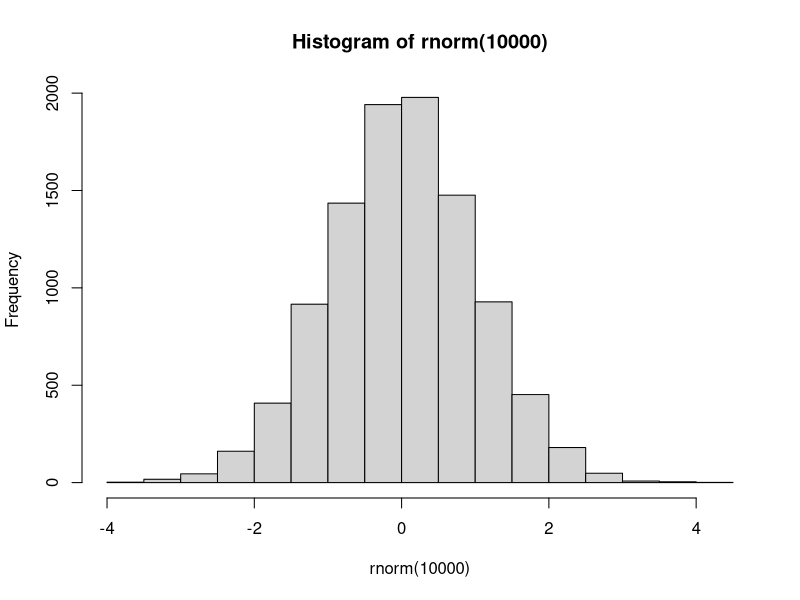

R code for this plot:
## ---- chunk 1
data(mtcars)
mtcars
## ---- chunk 2
2 + 2 # add numbers
## ---- chunk 3
2 * pi # multiply by constants
## ---- chunk 4
4 + runif(1, min = 0, max = 1) # add a random variable
## ---- chunk 5
5^5 # powers
## ---- chunk 6
sqrt(4^4) # functions, like square root
## ---- chunk 7
2/2
## ---- chunk 8
2 * 2
## ---- chunk 9
2^2
## ---- chunk 10
2 == 2
## ---- chunk 11
23%/%2
## ---- chunk 12
23%%2
## ---- chunk 13
foo <- 3
foo
## ---- chunk 14
numrange <- 1:10
numrange
## ---- chunk 15
# Comments in R are denoted by the hash symbol. These are things we want to prevent R from executing. 

# Often comments are used for explaining what parts of code are doing, or might be used during troubleshooting to turn off and on parts of the code. 
## ---- chunk 16
rnorm(100)
## ---- chunk 17
hist(rnorm(10000))
## ---- chunk 18
x <- 5
x
## ---- chunk 19
z <- 3
z
## ---- chunk 20
B <- c(3,4)
print(B)
## ---- chunk 21
summary(mtcars[, 3:5]) # summary look at a df object
## ---- chunk 22
summary(mtcars$mpg)
## ---- chunk 23
length(unique(mtcars$mpg))
## ---- chunk 24
uniqgear <- length(unique(mtcars$gear))
uniqgear
## ---- chunk 25
big <- c(9, 12, 15, 25)
small <- c(9, 3, 4, 2)

# Returns a vector of logical values
big > small
## ---- chunk 26
big == small

# Warning: don't do this -- it reassigns big to small
# big = small
## ---- chunk 27
# Returns values where the logical operator is true
big[big > small]
## ---- chunk 28
# Returns whether each value to the left can be matched with
# the one on the right.
big[small %in% big]
## ---- chunk 29
bar <- c("a", NA, 4, 9, 8.7)

# The ! operator negates a logical value. Here, we can look for
# the non-NA value in the vector.
!is.na(bar)
## ---- chunk 30
# We can ask R what kind of class a vector is.
# What does this return? Why do you think it returns what it does?
class(bar)
## ---- chunk 31
f <- bar[!is.na(bar)]
f
## ---- chunk 32
class(f)
## ---- chunk 33
zap <- c(1, 4, 8, 2, 9, 11)
zap[zap > 2 | zap < 8]
## ---- chunk 34
zap[zap > 2 & zap < 8]
## ---- chunk 35
is.numeric(B)
## ---- chunk 36
class(B)
## ---- chunk 37
print(B)
## ---- chunk 38
g <- c("one", "two", "three")
print(g)
## ---- chunk 39
is.numeric(g)
## ---- chunk 40
class(g)
## ---- chunk 41
logicals <- c(TRUE, TRUE, TRUE, FALSE, FALSE, TRUE)
is.numeric(logicals)
## ---- chunk 42
is.character(logicals)
## ---- chunk 43
is.logical(logicals)
## ---- chunk 44
myfactor <- factor(c("basic", "proficient", "advanced", "minimal"))
class(myfactor)
## ---- chunk 45
# What order are factors in?
myfactor 
## ---- chunk 46
myfactor_ordered <- ordered(myfactor, levels = c("minimal", "basic", "proficient", "advanced"))
myfactor_ordered
## ---- chunk 47
summary(myfactor_ordered)
## ---- chunk 48
class(myfactor_ordered)
## ---- chunk 49
unclass(myfactor_ordered)
## ---- chunk 50
unfactored <- unclass(myfactor_ordered)

# The output here is incorrect: minimal assigned a 2 and basic a 3, but why? 
unfactored
## ---- chunk 51
unfactor <- function(x) {
  x <- as.character(x)
  x
}

unfactor(myfactor_ordered)
## ---- chunk 52
mydate <- as.Date("1/13/2020", format = "%m/%d/%Y")
class(mydate)
## ---- chunk 53
# What day of the week is this?
weekdays(mydate)
## ---- chunk 54
# What is thirty days from now? 
mydate + 30
## ---- chunk 55
# We can also parse other date formats, and can add or subtract date formats. 
mydate2 <- as.Date("11-3-20", format = "%d-%m-%y")
mydate2
## ---- chunk 56
mydate2 - mydate
## ---- chunk 57
as.numeric(mydate)
# returns the number of days since 1-1-1970
## ---- chunk 58
as.Date(15, origin = "2010-1-1")
## ---- chunk 59
mymatrix <- matrix(1:36, nrow = 6, ncol = 6)
mymatrix
## ---- chunk 60
rownames(mymatrix) <- LETTERS[1:6]
colnames(mymatrix) <- LETTERS[7:12]
## ---- chunk 61
rownames(mymatrix)
## ---- chunk 62
colnames(mymatrix)
## ---- chunk 63
mymatrix
## ---- chunk 64
mymatrixdf <- as.data.frame(mymatrix)
class(mymatrixdf)
## ---- chunk 65
myarray <- array(1:42, dim = c(7, 3, 2), 
                 dimnames = list(c("tiny", "small", "medium", "medium-ish", "large", "big", "huge"), 
                                 c("slow","moderate","fast"),
                                 c("boring", "fun")))
class(myarray)
## ---- chunk 66
myarray
## ---- chunk 67
dimnames(myarray)
## ---- chunk 68
mylist <- list(mat = mymatrix, arr = myarray, date = mydate)
class(mylist)
## ---- chunk 69
length(mylist)
## ---- chunk 70
names(mylist)
## ---- chunk 71
# Print a list
str(mylist)
## ---- chunk 72
mylist$arr
## ---- chunk 73
mylist[[1]][1, 3]

# Where are we getting the object in the first row from?
## ---- chunk 74
attributes(mylist)
## ---- chunk 75
attributes(myarray)[1:2][2]
